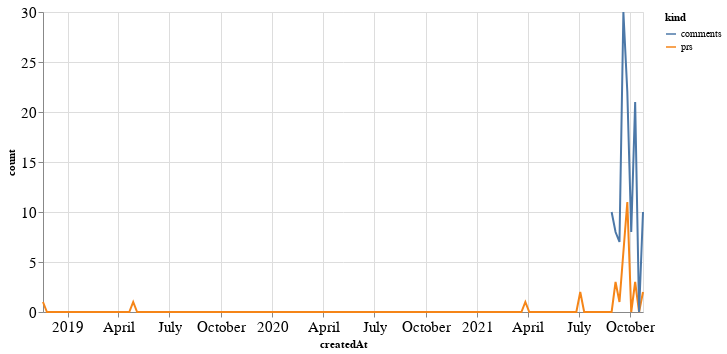

Here is the notebook cell this chart was saved with:
### Code cell
alt.Chart(total_time, width=600).mark_line().encode(
    x='createdAt',
    y='count',
    color='kind'
)

### Figure 1 — Vega-Lite specification as saved in the notebook (floating-point values rounded to 4 significant figures; data arrays with more than 128 entries replaced by an {"elided": "..."} marker saying what was removed)
{"config": {"axisLeft": {"labelFontSize": 15}, "axisBottom": {"labelFontSize": 15}}, "data": {"name": "data-12d9b5571da27584c0230ead488bc8ce"}, "mark": "line", "encoding": {"color": {"type": "nominal", "field": "kind"}, "x": {"type": "temporal", "field": "createdAt"}, "y": {"type": "quantitative", "field": "count"}}, "width": 600, "$schema": "https://vega.github.io/schema/vega-lite/v4.8.1.json", "datasets": {"data-12d9b5571da27584c0230ead488bc8ce": {"elided": "308 records"}}}
